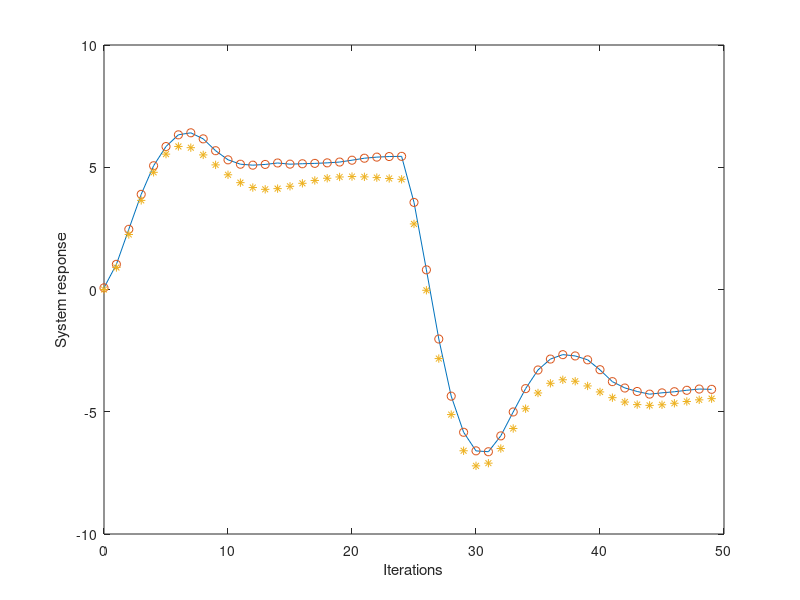

The MATLAB script that drew this image:
% EKF estimates the state of a system using the 
%     extended Kalman filter
%

% Clear the previous set of parameters
clear;

% System parameters
a1 = -1.5;
a2 = 0.7;
b0 = 0.9;

% Zero previous input and output variables
yt_1 = 0; yt_2 = 0;
ut_1 = 0; 

% Input to the system is a step
ut = 1.0; start = 25;

% Set up the noise
randn('seed',0);


% Set up cbar
cbar = [0 1 0 0 0]';

% Set up initial vectors
n = 3 + 2;
z = zeros(n,1);

% Set up the covariance matrix
P = 10000*eye(n);

% Set up Rw matrix
rv = 1;
Rw = eye(n);

for i= 1:50

%	Change the reference signal
	if i == start
	  ut = -1;
	end

%	System model
	noise = 0.25*rand;
	yt = -a1*yt_1 -a2*yt_2 + b0*ut_1 + noise;

%	Update Abar, bbar and Jacobian
	Abar = [0 -z(4) 0 0 0
		1 -z(3) 0 0 0
		0 0     1 0 0
 		0 0     0 1 0
        	0 0     0 0 1];
	bbar = [0 z(5) 0 0 0]';
	J = [0 -z(4) 0      -z(2) 0
	     1 -z(3) -z(2)  0     ut_1
	     0 0     1      0     0
 	     0 0     0      1     0
             0 0     0      0     1];

%	Extended Kalman filter
%	Prediction
	z = Abar*z + bbar*ut_1;
	P = J*P*J' + Rw;
% 	Correction
	K = P*cbar/(rv + cbar'*P*cbar);
	perror = (yt - cbar'*z);
	z = z + K*perror;
	P = (eye(n) - K*cbar')*P;

% 	Time shift the variables
	yt_2 = yt_1;
	yt_1 = yt;
	ut_1 = ut;

%	Store the output of the system
	store(i,1) = yt;
	store(i,2) = ut;
	store(i,3) = z(2);
end

% Clear the graphics screen
clf;
t = 0:1:i-1;
% Determine the noise free estimate
yf = filter([0 b0],[1 a1 a2],store(:,2));
plot(t,store(:,1),t,store(:,3),'o',t,yf,'*');
xlabel('Iterations'),ylabel('System response');

